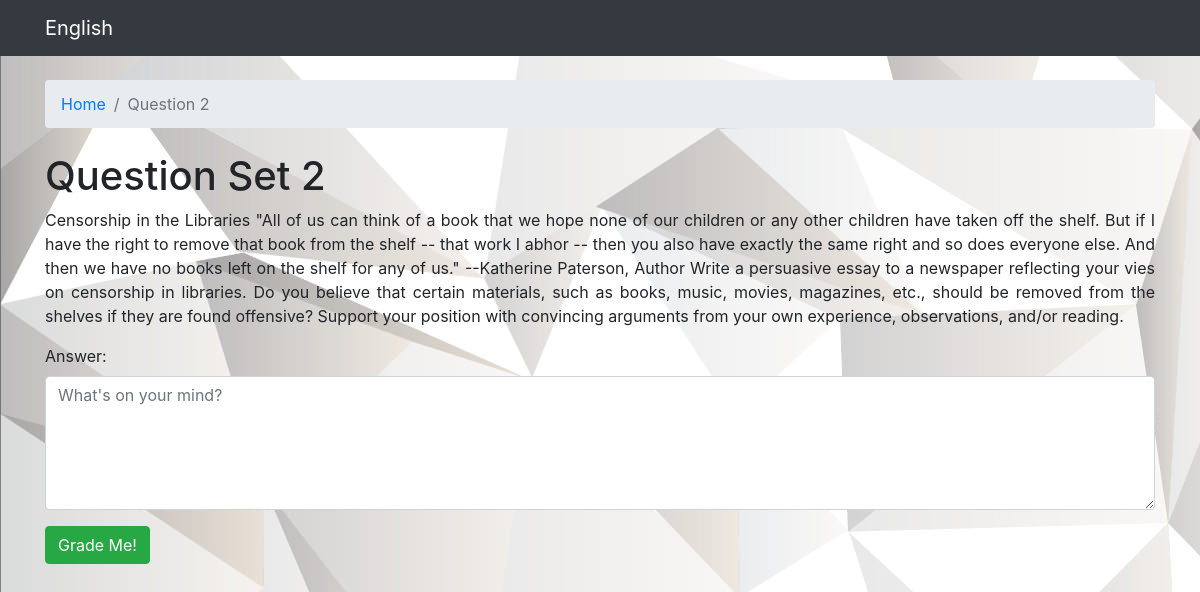
Page /2/ on the committed database.
### grader/models.py (models this page shows, shortened)
class Question(models.Model):
    question_title = models.TextField(max_length=100000)
    set = models.IntegerField(unique=True)
    min_score = models.IntegerField()
    max_score = models.IntegerField()

### grader/views.py (the view)
# urls.py: path('<int:question_id>/', views.question, name='question'),
def question(request, question_id):
    question = get_object_or_404(Question, pk=question_id)
    if request.method == 'POST':
        form = AnswerForm(request.POST)
        if form.is_valid():
            content = form.cleaned_data.get('answer')
            if len(content) > 20:
                num_features = 300
                model = word2vec.KeyedVectors.load_word2vec_format(
                    os.path.join(current_path, "deep_learning_files/word2vec.bin"), binary=True)
                clean_test_essays = []
                clean_test_essays.append(essay_to_wordlist(content, remove_stopwords=True))
                testDataVecs = getAvgFeatureVecs(clean_test_essays, model, num_features)
                testDataVecs = np.array(testDataVecs)
                testDataVecs = np.reshape(testDataVecs, (testDataVecs.shape[0], 1, testDataVecs.shape[1]))
                lstm_model = get_model()
                lstm_model.load_weights(os.path.join(current_path, "deep_learning_files/final_lstm.h5"))
                preds = lstm_model.predict(testDataVecs)
                if math.isnan(preds):
                    preds = 0
                else:
                    preds = np.around(preds)
                if preds < 0:
                    preds = 0
                if preds > question.max_score:
                    preds = question.max_score
            else:
                preds = 0
            K.clear_session()
            essay = Essay.objects.create(
                content=content,
                question=question,
                score=preds
            )
        return redirect('essay', question_id=question.set, essay_id=essay.id)
    else:
        form = AnswerForm()
    context = {
        "question": question,
        "form": form,
    }
    return render(request, 'grader/question.html', context)

### grader/forms.py
class AnswerForm(forms.ModelForm):
    answer = forms.CharField(max_length=100000, widget=forms.Textarea(attrs={'rows': 5, 'placeholder': "What's on your mind?"}))
    class Meta:
        model = Essay
        fields = ['answer']

### grader/templates/grader/question.html (shortened to what this page needs)
{% extends 'base.html' %}
{% load widget_tweaks %}
{% block breadcrumb %}
  <li class="breadcrumb-item active"><a href="{% url 'index' %}">Home</a></li>
  <li class="breadcrumb-item active">Question {{ question.set }}</li>
{% endblock %}
{% block content %}
{% if question %}
    <h1>Question Set {{ question.set }}</h1>
    <p class="text-justify">{{ question.question_title }}</p>
    <form method="post" novalidate>
        {% include 'includes/form.html' %}
        <button type="submit" class="btn btn-success">Grade Me!</button>
      </form>
{% else %}
    <h1>Error</h1>
{% endif %}
{% endblock %}

### rows in the picture
Question: set "2", question_title "Censorship in the Libraries \"All of us can think of a book that we hope none of our children or any other children have taken off the shelf. But if I have the right to remove that book from the shelf -- that work I abhor -- then you also have exactly the same right and so does everyone else. And then we have no books left on the shelf for any of us.\" --Katherine Paterson, Author Write a persuasive essay to a newspaper reflecting your vies on censorship in libraries. Do you believe that certain materials, such as books, music, movies, magazines, etc., should be removed from the shelves if they are found offensive? Support your position with convincing arguments from your own experience,…"

### other values in the picture
{{ field.label_tag }} "Answer:"
